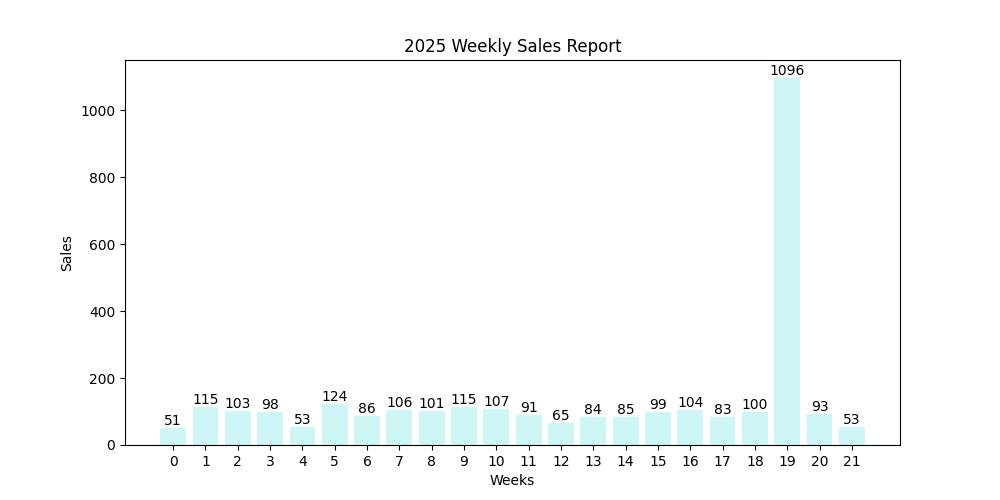

Write Python code to recreate this figure.
import matplotlib.pyplot as plt
from model_connection import *
from project_config import *

def generate_weekly_sales_report():
    results = run_query('select Week(sales_date), count(memo_id) from sales where Year(sales_date) = "2025" group by Week(sales_date)')
    x=[]
    y=[]
    for data in results:
        x.append(str(data[0]))
        y.append(data[1])
    
    plt.cla()
    plt.figure(figsize=(10,5))
    plt.title('2025 Weekly Sales Report')
    plt.xlabel('Weeks')
    plt.ylabel('Sales')
    plt.bar(x=x, height=y, color=background_color)
    for i in range(len(x)):
            plt.text(x[i], y[i], str(y[i]), ha='center', va='bottom')
    plt.savefig('weekly_sales_report.jpg')
    plt.close()

